Frame 1 (no input): blank canvas, image omitted
Frame 60 (no input): blank canvas, image omitted
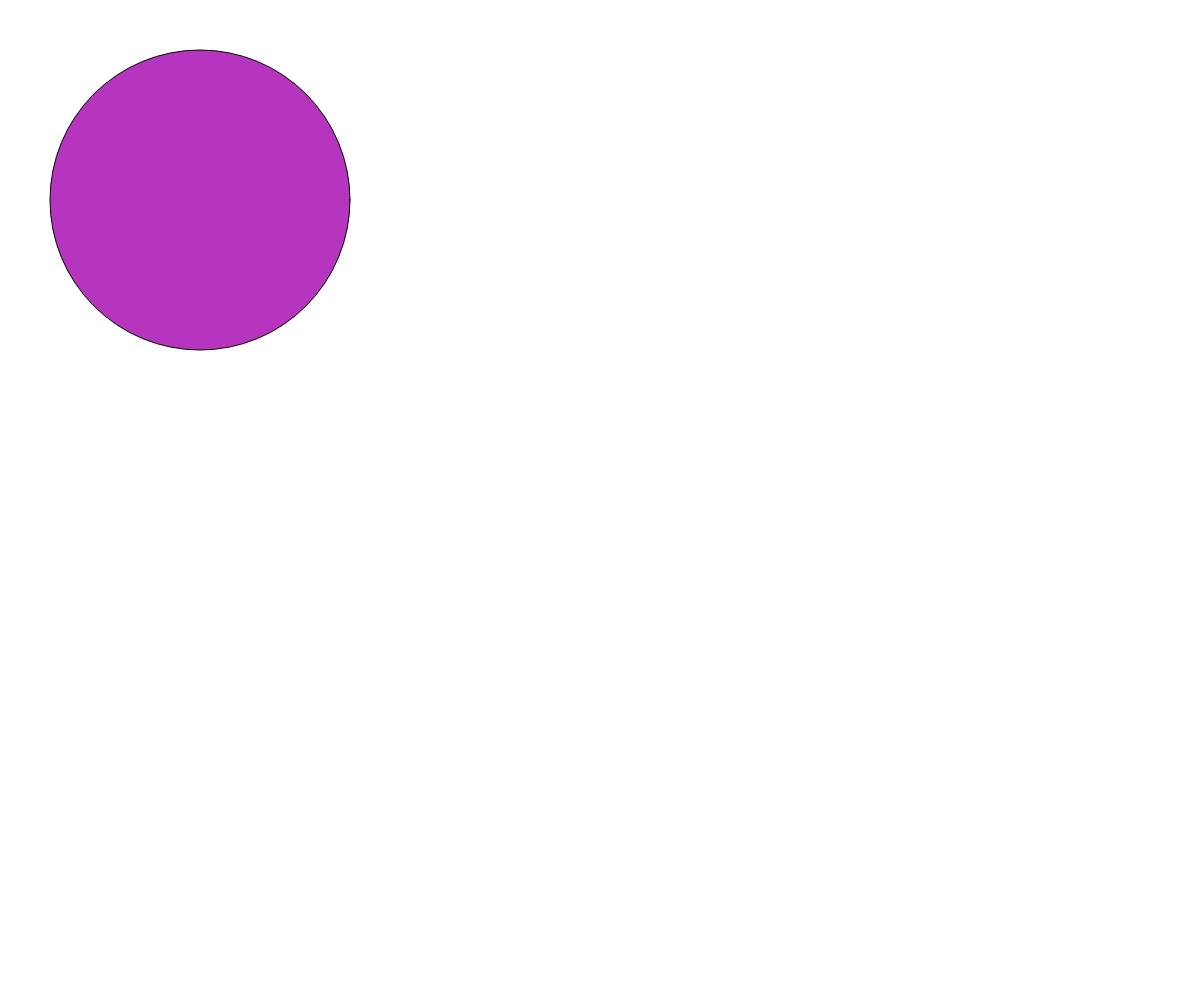
Frame 120 (the mouse pressed at the canvas centre since frame 60)

The p5.js sketch whose frames 1 and 60 were blank and that drew this single picture after the mouse press (run headless with seeded random() and noise() and a simulated clock; from frame 60 on, the mouse is pressed at the canvas centre):

// p5.js sketch
// ── sketch.js
// oop timer demo
// Quinten Smith

let circleTimer, bgTimer;

function setup() {
  createCanvas(windowWidth, windowHeight);
  circleTimer=new Timer(1000);
  bgTimer=new Timer(3000);
}

function draw() {
  if (bgTimer.isDone()){

    background("black");
  }
  else{
    background("white");
  }
  
  if (circleTimer.isDone()){
    fill(color(random(255),random(255),random(255)));
    circle(200,200,300);
  }
}

function mousePressed(){
  circleTimer.reset();
}

class Timer{
  constructor(waitTime){
    this.startTime=millis();
    this.waitTime=waitTime;

  }

  isDone(){
    return millis()>this.waitTime+this.startTime;
  }
  reset(){
    this.startTime=millis();
  }
}
